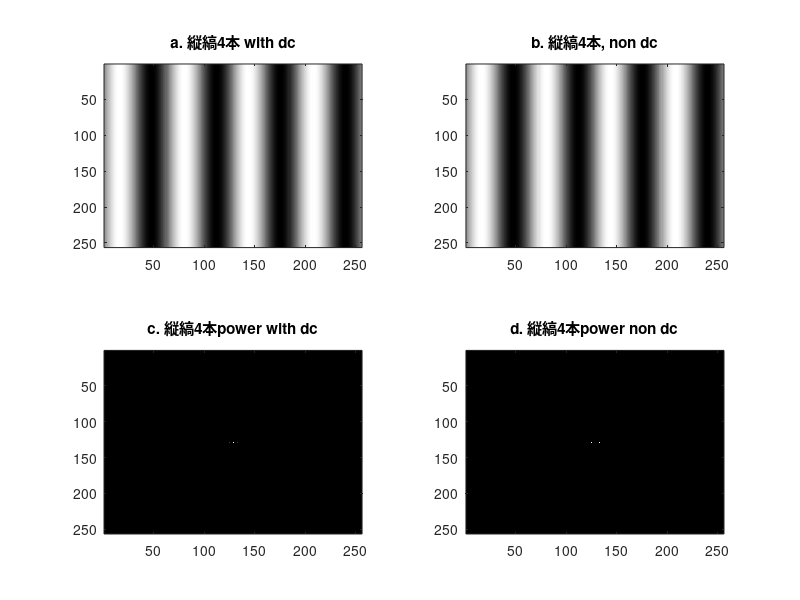
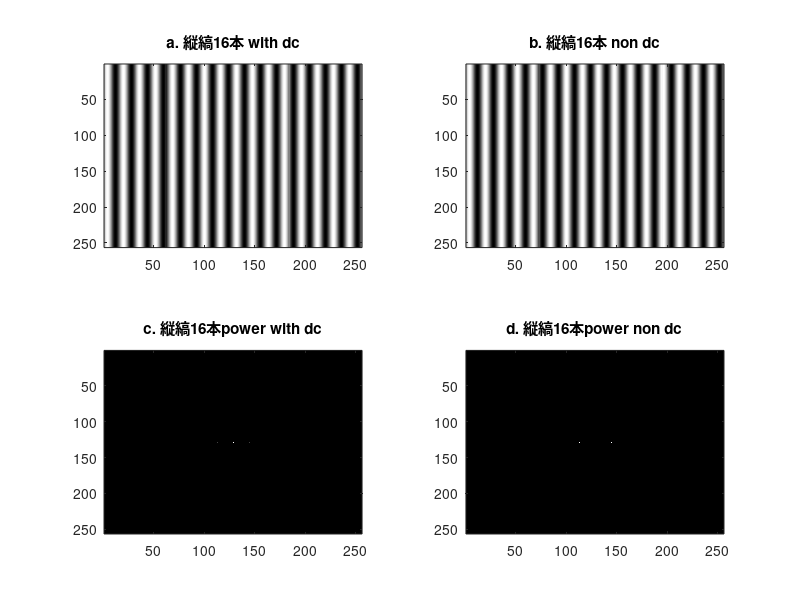
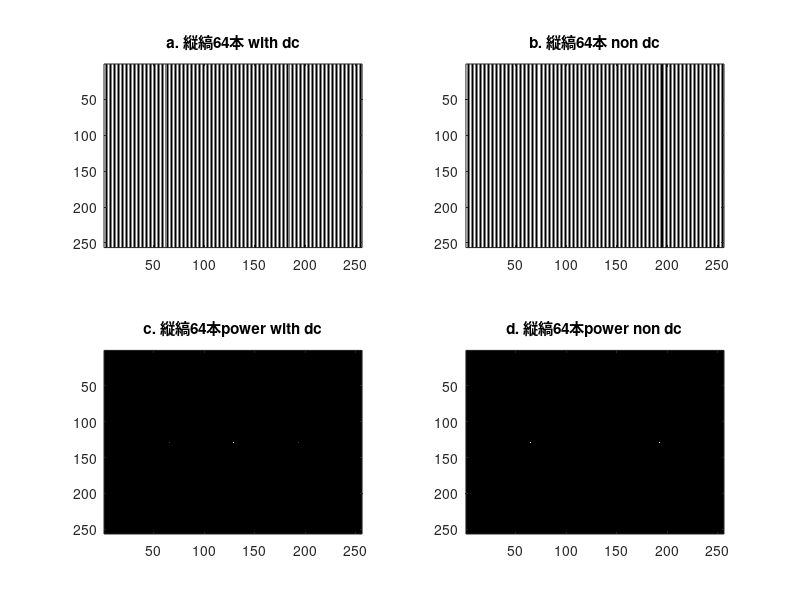

The MATLAB source for these figures, in order:
%%%%%2次元FFT1%%%%%

%1. 画像の作成(256x256で黒の縦縞4本,16本,64本)

clear;
close all;

height = 256;
width = 256;

 for k = 1:height
     for l = 1:width
         %dc included
         img4(k,l) = 1 + sin(2*pi*l*4/256);
         img16(k,l) = 1 + sin(2*pi*l*16/256);
         img64(k,l) = 1 + sin(2*pi*l*64/256);
         
         %dc not included
         img4ndc(k,l) = sin(2*pi*l*4/256);
         img16ndc(k,l) = sin(2*pi*l*16/256);
         img64ndc(k,l) = sin(2*pi*l*64/256);
         
     end
 end
 
 
 
 
 
 
 %img -> freq
 img4Freq = fft2(img4);
 img16Freq = fft2(img16);
 img64Freq = fft2(img64);
 img4ndcFreq = fft2(img4ndc);
 img16ndcFreq = fft2(img16ndc);
 img64ndcFreq = fft2(img64ndc);
 
 shifted4Freq = fftshift(img4Freq);
 shifted16Freq = fftshift(img16Freq);
 shifted64Freq = fftshift(img64Freq);
 
 shifted4ndcFreq = fftshift(img4ndcFreq);
 shifted16ndcFreq = fftshift(img16ndcFreq);
 shifted64ndcFreq = fftshift(img64ndcFreq);
 
 %get power spec
 img4Power = abs(shifted4Freq).^2;
 img16Power = abs(shifted16Freq).^2;
 img64Power = abs(shifted64Freq).^2;
 img4ndcPower = abs(shifted4ndcFreq).^2;
 img16ndcPower = abs(shifted16ndcFreq).^2;
 img64ndcPower = abs(shifted64ndcFreq).^2;
 
 %figure from here
 figure;
     subplot(2, 2, 1);
     colormap(gray);
     imagesc(img4);
     title('a. 縦縞4本 with dc');

     subplot(2, 2, 2);
     colormap(gray);
     imagesc(img4ndc);
     title('b. 縦縞4本, non dc');
 
     subplot(2, 2, 3);
     colormap(gray);
     imagesc(img4Power);
     title('c. 縦縞4本power with dc');

     subplot(2, 2, 4);
     colormap(gray);
     imagesc(img4ndcPower);
     title('d. 縦縞4本power non dc');

 
 figure;
     subplot(2,2,1);
     colormap(gray);
     imagesc(img16);
     title('a. 縦縞16本 with dc');

     subplot(2,2,2);
     colormap(gray);
     imagesc(img16ndc);
     title('b. 縦縞16本 non dc');
 
     subplot(2,2,3);
     colormap(gray);
     imagesc(img16Power);
     title('c. 縦縞16本power with dc');

     subplot(2,2,4);
     colormap(gray);
     imagesc(img16ndcPower);
     title('d. 縦縞16本power non dc');
 
 figure;
     subplot(2,2,1);
     colormap(gray);
     imagesc(img64);
     title('a. 縦縞64本 with dc');
     
     subplot(2,2,2);
     colormap(gray);
     imagesc(img64ndc);
     title('b. 縦縞64本 non dc');
 
     subplot(2,2,3);
     colormap(gray);
     imagesc(img64Power);
     title('c. 縦縞64本power with dc');

     subplot(2,2,4);
     colormap(gray);
     imagesc(img64ndcPower);
     title('d. 縦縞64本power non dc');
    
 % 縞が多くなると, パワースペクトルの点の間隔が広がる.(パワースペクトルの中心ほど低周波, 振幅にあたるものは濃淡)
 % 直流成分がなくなると, 中心の点がなくなる. パワースペクトルの中心を特に直流成分という.
 
 